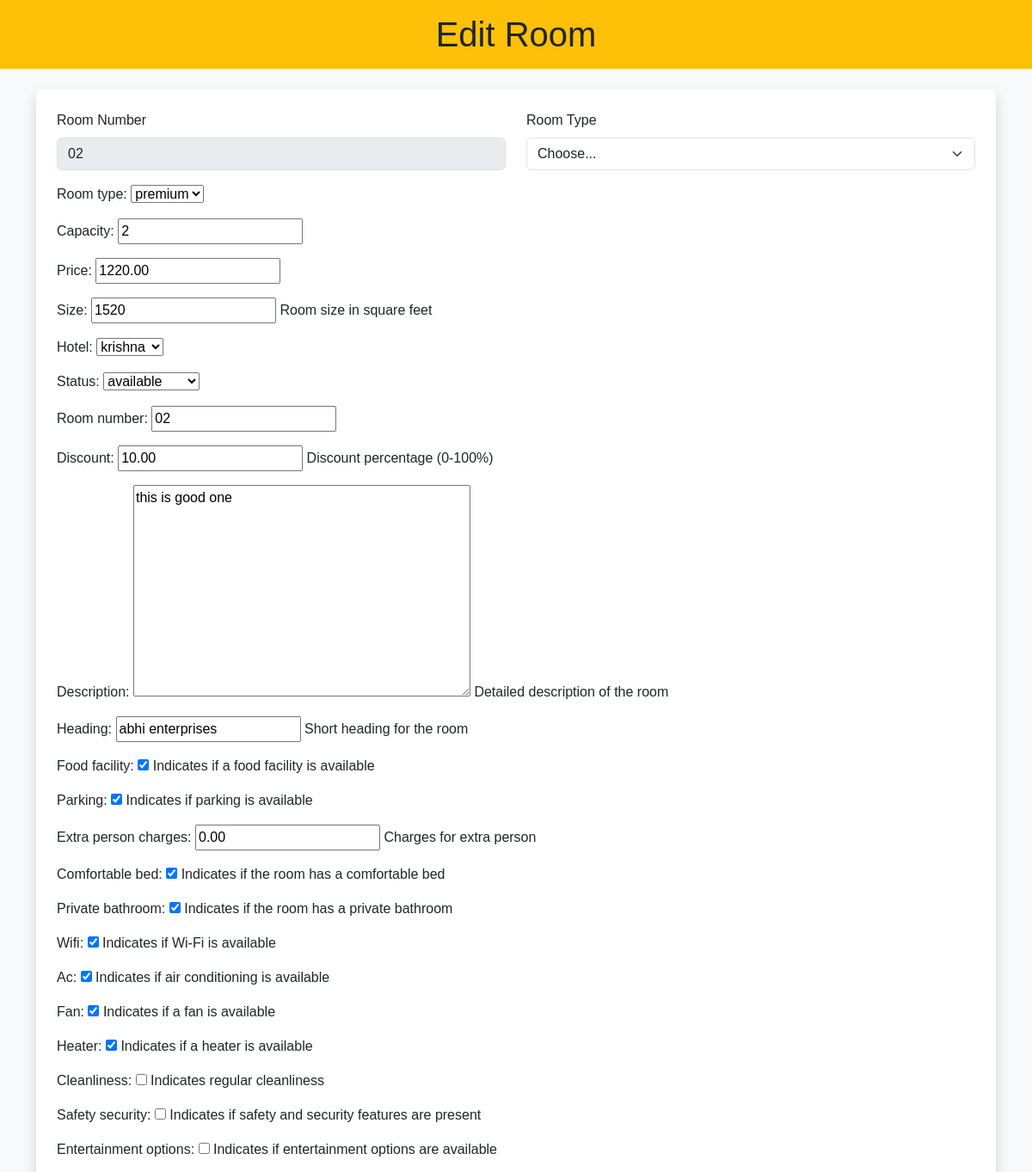
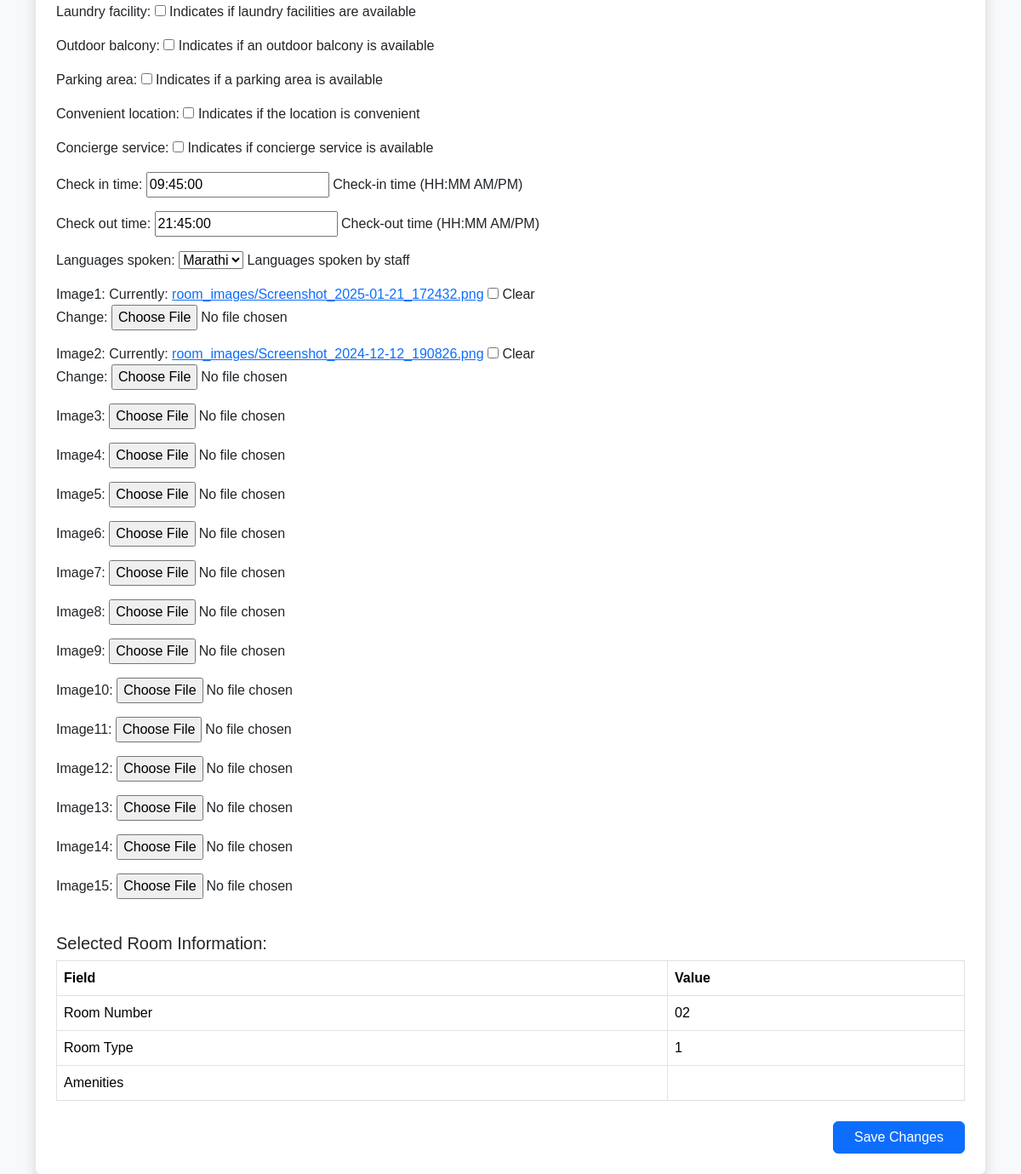
Screenshot of /hotel/staff/panel/edit-room/edit?roomid=2 (signed in) with the database file from the repository (2 pictures, top to bottom).
### krishna/models.py (models this page shows, shortened)
class Rooms(models.Model):
    ROOM_STATUS = (
        ("1", "available"),
        ("2", "not available"),
    )
    ROOM_TYPE = (
        ("1", "premium"),
        ("2", "deluxe"),
        ("3", "basic"),
    )
    room_type = models.CharField(max_length=50, choices=ROOM_TYPE)
    capacity = models.IntegerField(validators=[MinValueValidator(1)])  # Minimum 1 occupant
    price = models.DecimalField(max_digits=10, decimal_places=2)  # Supports larger and precise pricing
    size = models.IntegerField(help_text="Room size in square feet")
    hotel = models.ForeignKey('Hotels', on_delete=models.CASCADE, related_name='rooms')
    status = models.CharField(choices=ROOM_STATUS, max_length=15)
    room_number = models.CharField(max_length=10, null=True)  # Removed `unique=True`
    discount = models.DecimalField(
        max_digits=5,
        decimal_places=2,
        default=0.0,
        validators=[MinValueValidator(0.0), MaxValueValidator(100.0)],
        help_text="Discount percentage (0-100%)"
    )
    average_rating = models.DecimalField(
        max_digits=3,
        decimal_places=2,
        default=0,
        validators=[MinValueValidator(0.0), MaxValueValidator(5.0)],
        help_text="Average rating (0-5)"
    )
    comments = models.ManyToManyField('Comments', blank=True, related_name='rooms')
    image1 = models.ImageField(upload_to='room_images/', null=True, blank=True)
    image2 = models.ImageField(upload_to='room_images/', null=True, blank=True)
    image3 = models.ImageField(upload_to='room_images/', null=True, blank=True)
    image4 = models.ImageField(upload_to='room_images/', null=True, blank=True)
    image5 = models.ImageField(upload_to='room_images/', null=True, blank=True)
    image6 = models.ImageField(upload_to='room_images/', null=True, blank=True)
    image7 = models.ImageField(upload_to='room_images/', null=True, blank=True)
    image8 = models.ImageField(upload_to='room_images/', null=True, blank=True)
    image9 = models.ImageField(upload_to='room_images/', null=True, blank=True)
    image10 = models.ImageField(upload_to='room_images/', null=True, blank=True)
    image11 = models.ImageField(upload_to='room_images/', null=True, blank=True)
    image12 = models.ImageField(upload_to='room_images/', null=True, blank=True)
    image13 = models.ImageField(upload_to='room_images/', null=True, blank=True)
    image14 = models.ImageField(upload_to='room_images/', null=True, blank=True)
    image15 = models.ImageField(upload_to='room_images/', null=True, blank=True)
    description = models.TextField(null=True, blank=True, help_text="Detailed description of the room")
    heading = models.CharField(max_length=100, null=True, blank=True, help_text="Short heading for the room")
    food_facility = models.BooleanField(default=False, help_text="Indicates if food facility is available")
    parking = models.BooleanField(default=False, help_text="Indicates if parking is available")
    extra_person_charges = models.DecimalField(
        max_digits=6,
        decimal_places=2,
        default=0.0,
        validators=[MinValueValidator(0.0)],
        help_text="Charges for extra person"
    )
    comfortable_bed = models.BooleanField(default=False, help_text="Indicates if the room has a comfortable bed")
    private_bathroom = models.BooleanField(default=False, help_text="Indicates if the room has a private bathroom")
    wifi = models.BooleanField(default=False, help_text="Indicates if Wi-Fi is available")
    ac = models.BooleanField(default=False, help_text="Indicates if air conditioning is available")
    fan = models.BooleanField(default=False, help_text="Indicates if a fan is available")
    heater = models.BooleanField(default=False, help_text="Indicates if a heater is available")
    cleanliness = models.BooleanField(default=False, help_text="Indicates regular cleanliness")
    safety_security = models.BooleanField(default=False, help_text="Indicates if safety and security features are present")
    entertainment_options = models.BooleanField(default=False, help_text="Indicates if entertainment options are available")
    laundry_facility = models.BooleanField(default=False, help_text="Indicates if laundry facilities are available")
    outdoor_balcony = models.BooleanField(default=False, help_text="Indicates if an outdoor balcony is available")
    parking_area = models.BooleanField(default=False, help_text="Indicates if a parking area is available")
    food_facility = models.BooleanField(default=False, help_text="Indicates if a food facility is available")
    convenient_location = models.BooleanField(default=False, help_text="Indicates if the location is convenient")
    concierge_service = models.BooleanField(default=False, help_text="Indicates if concierge service is available")
    check_in_time = models.TimeField(null=True, blank=True, help_text="Check-in time (HH:MM AM/PM)")
    check_out_time = models.TimeField(null=True, blank=True, help_text="Check-out time (HH:MM AM/PM)")
    LANGUAGES_SPOKEN = (
        ("english", "English"),
        ("marathi", "Marathi"),
        ("hindi", "Hindi"),
    )
    languages_spoken = models.CharField(
        max_length=50,
        choices=LANGUAGES_SPOKEN,
        default="marathi",
        help_text="Languages spoken by staff"
    )
    class Meta:
        constraints = [
            models.UniqueConstraint(fields=['hotel', 'room_type', 'room_number'], name='unique_hotel_room_type_number')
        ]

### krishna/views.py (the view)
# urls.py: path('staff/panel/edit-room', views.edit_room, name="editroom"),
@login_required(login_url=reverse_lazy('userloginpage'))
def edit_room(request):
    if not request.user.is_staff:
        return HttpResponse('Access Denied')  # Staff-only access
    if request.method == 'POST':
        room_id = request.POST.get('roomid')
        if not room_id:
            messages.error(request, "Room ID is missing.")
            return redirect('staffpanel')  # Redirect if room ID is missing
        try:
            room = get_object_or_404(Rooms, id=room_id)
            form = RoomForm(request.POST, request.FILES, instance=room)
            if form.is_valid():
                form.save()  # Save the updated room to the database
                messages.success(request, "Room details updated successfully.")
                return redirect('staffpanel')  # Redirect to staff panel after success
            else:
                messages.error(request, "Form validation failed. Please correct the errors below.")
                return render(request, 'staff/editroom.html', {'form': form, 'room': room})  # Ensure return response
        except Rooms.DoesNotExist:
            messages.error(request, "Room not found.")
            return redirect('staffpanel')  # Redirect if room does not exist
        except Exception as e:
            messages.error(request, f"Error updating room: {e}")
            return render(request, 'staff/editroom.html', {'form': form, 'room': room})  # Ensure return response
    else:
        room_id = request.GET.get('roomid')
        if not room_id:
            messages.error(request, "Room ID is missing.")
            return redirect('staffpanel')  # Redirect if room ID is missing
        try:
            room = get_object_or_404(Rooms, id=room_id)
            form = RoomForm(instance=room)  # Pre-populate the form with the existing room data
            hotels = Hotels.objects.all()  # Get all hotels for the select options
            return render(request, 'staff/editroom.html', {'form': form, 'hotels': hotels, 'room': room})
        except Rooms.DoesNotExist:
            messages.error(request, "Room not found.")
            return redirect('staffpanel')  # Redirect if room does not exist

### krishna/forms.py (shortened to what this page needs)
class RoomForm(forms.ModelForm):
    class Meta:
        model = Rooms
        fields = [
            'room_type', 'capacity', 'price', 'size', 'hotel', 'status', 'room_number', 'discount',
            'description', 'heading', 'food_facility', 'parking', 'extra_person_charges',
            'comfortable_bed', 'private_bathroom', 'wifi', 'ac', 'fan', 'heater', 'cleanliness',
            'safety_security', 'entertainment_options', 'laundry_facility', 'outdoor_balcony',
            'parking_area', 'convenient_location', 'concierge_service', 'check_in_time',
            'check_out_time', 'languages_spoken', 'image1', 'image2', 'image3', 'image4', 'image5',
            'image6', 'image7', 'image8', 'image9', 'image10', 'image11', 'image12', 'image13',
            'image14', 'image15',
        ]
    from datetime import datetime

### krishna/models.py (called while the page is built)
    def __str__(self):
        return self.name

### templates/staff/editroom.html (shortened to what this page needs)
<!DOCTYPE html>
<html lang="en">
<head>
    <link href="https://cdnjs.cloudflare.com/ajax/libs/bootstrap/5.3.2/css/bootstrap.min.css" rel="stylesheet">
    <link href="https://cdnjs.cloudflare.com/ajax/libs/font-awesome/5.15.4/css/all.min.css" rel="stylesheet">
</head>
<body class="bg-light">
    <div class="header">
        <h1 class="m-0 text-center bg-warning my-0 py-3">Edit Room</h1>
    </div>
    <div class="container mt-4">
        <div class="form-container bg-white p-4 rounded shadow">
            <form method="POST" enctype="multipart/form-data">
                <div class="row">
                    <div class="col-md-6 mb-3">
                        <label for="roomnumber" class="form-label">Room Number</label>
                        <input type="number" class="form-control" id="roomnumber" name="roomnumber" value="{{ form.instance.room_number }}" disabled>
                    </div>
                    <div class="col-md-6 mb-3">
                        <label for="roomtype" class="form-label">Room Type</label>
                        <select id="roomtype" name="roomtype" class="form-select" onchange="toggleFields()">
                            <option value="" selected disabled>Choose...</option>
                        </select>
                    </div>
                    {{ form.as_p }}
                </div>
                <div class="my-4">
                    <h5>Selected Room Information:</h5>
                    <table class="table table-bordered">
                        <thead>
                            <tr>
                                <th>Field</th>
                                <th>Value</th>
                            </tr>
                        </thead>
                        <tbody>
                            <tr>
                                <td>Room Number</td>
                                <td>{{ form.instance.room_number }}</td>
                            </tr>
                            <tr>
                                <td>Room Type</td>
                                <td>{{ form.instance.room_type }}</td>
                            </tr>
                            <tr>
                                <td>Amenities</td>
                                <td>{{ form.instance.amenities }}</td>
                            </tr>
                        </tbody>
                    </table>
                </div>
                <div class="d-grid gap-2 d-md-flex justify-content-md-end">
                    <button type="submit" class="btn btn-primary px-4">Save Changes</button>
                </div>
            </form>
        </div>
    </div>
</body>
</html>

### templates/staff/editroom.html (style rules this page uses)
body { font-family: Arial, sans-serif; }
select { transition: all 0.3s ease-in-out; opacity: 0; animation: fadeIn 0.5s forwards; }
.header { animation: slideDown 0.5s ease-in-out; }

### rows the page displays
Rooms: roomnumber "02", room_type "premium", capacity "2", price "1220.00", size "1520", hotel "krishna", status "available", room_number "02", discount "10.00", description "this is good one", heading "abhi enterprises", food_facility "☑", parking "☑", extra_person_charges "0.00", comfortable_bed "☑", private_bathroom "☑", wifi "☑", ac "☑", fan "☑", heater "☑", check_in_time "09:45:00", check_out_time "21:45:00", languages_spoken "Marathi", instance.room_number "02", instance.room_type "1"
